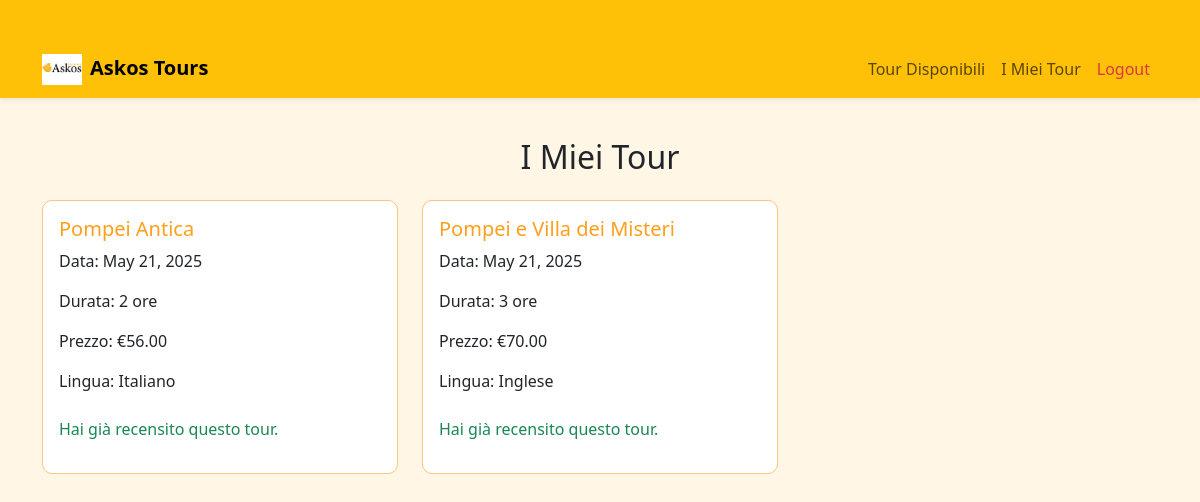
Before: /i-miei-tour/ (signed in) with the older database file.
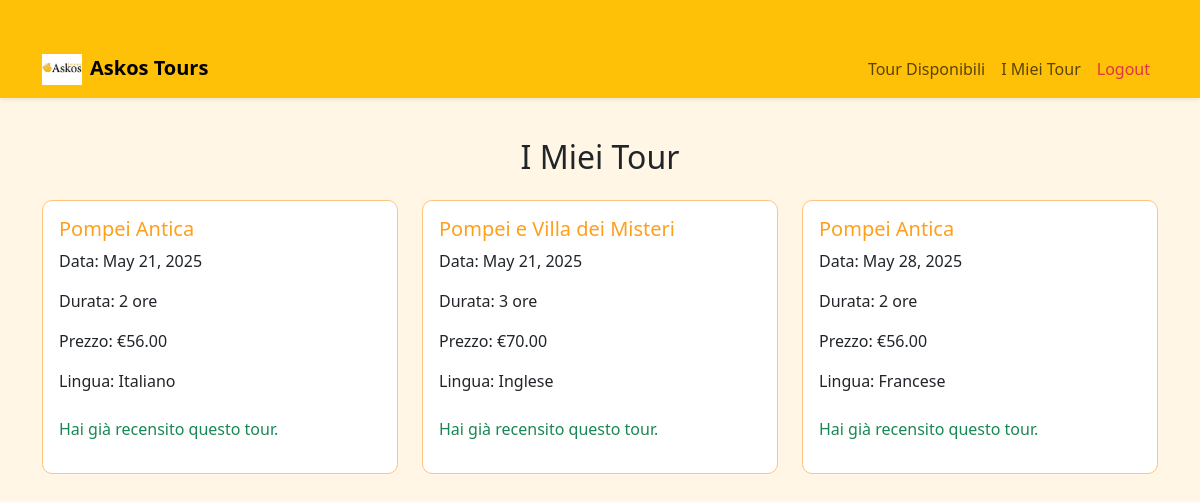
After: the same page with the newer database file.
### Askos/models.py (models this page shows, shortened)
class Prenotazione(models.Model):
    cliente = models.ForeignKey(Cliente, on_delete=models.CASCADE, related_name='prenotazioni')
    tour = models.ForeignKey(Tour, on_delete=models.CASCADE, related_name='prenotazioni')
    data_prenotazione = models.DateField(auto_now_add=True)
    num_partecipanti = models.PositiveIntegerField()

class Tour(models.Model):
    nome = models.CharField(max_length=100)
    data = models.DateField()
    durata = models.CharField(max_length=50)
    prezzo = models.DecimalField(max_digits=8, decimal_places=2)
    lingua = models.ForeignKey(Lingua, on_delete=models.SET_NULL, null=True, related_name='tour')
    staff_assegnato = models.ManyToManyField('Staff', related_name='tour_assegnati')
    guide = models.ManyToManyField(
        Staff,
        limit_choices_to={'ruolo': 'guida'},
        related_name='tour_guide',
        blank=True
    )
    driver = models.ManyToManyField(
        Staff,
        limit_choices_to={'ruolo': 'driver'},
        related_name='tour_driver',
        blank=True
    )

class Lingua(models.Model):
    nome = models.CharField(max_length=50, unique=True)

### Askos/views.py (the view)
# urls.py: path('i-miei-tour/', miei_tour_view, name='miei_tour'),
@login_required
def miei_tour_view(request):
    today = timezone.now().date()
    try:
        cliente = Cliente.objects.get(user=request.user)
        prenotazioni = Prenotazione.objects.filter(cliente=cliente).select_related('tour')
        tour_recensiti_ids = Recensione.objects.filter(cliente=cliente).values_list('tour_id', flat=True)
    except Cliente.DoesNotExist:
        prenotazioni = []
        tour_recensiti_ids = []
    return render(request, 'miei_tour.html', {
        'prenotazioni': prenotazioni,
        'today': today,
        'tour_recensiti_ids': tour_recensiti_ids,
    })

### templates/miei_tour.html (shortened to what this page needs)
{% load static %}
<!DOCTYPE html>
<html lang="it">
<head>
  <link href="https://cdn.jsdelivr.net/npm/bootstrap@5.3.3/dist/css/bootstrap.min.css" rel="stylesheet">
</head>
<body>
<nav class="navbar navbar-expand-lg navbar-light bg-warning shadow-sm">
  <div class="container">
    <a class="navbar-brand fw-bold" href="{% url 'index' %}">
      <img src="{% static 'img/anfora.jpg' %}" width="40" class="me-2" alt="Logo">Askos Tours
    </a>
    <div class="collapse navbar-collapse justify-content-end">
      <ul class="navbar-nav">
        {% if user.is_authenticated %}
          <li class="nav-item"><a class="nav-link" href="{% url 'tour_list' %}">Tour Disponibili</a></li>
          <li class="nav-item"><a class="nav-link" href="{% url 'miei_tour' %}">I Miei Tour</a></li>
          <li class="nav-item"><a class="nav-link text-danger" href="{% url 'logout' %}">Logout</a></li>
        {% else %}
          <li class="nav-item"><a class="nav-link" href="{% url 'login' %}">Login</a></li>
          <li class="nav-item"><a class="nav-link" href="{% url 'registrazione' %}">Registrazione</a></li>
        {% endif %}
      </ul>
    </div>
  </div>
</nav>
<div class="container">
  <h2 class="text-center mb-4">I Miei Tour</h2>
  <div class="row">
    {% for prenotazione in prenotazioni %}
      <div class="col-md-4 mb-4">
        <div class="card p-3 h-100">
          <h5 class="card-title">{{ prenotazione.tour.nome }}</h5>
          <p>Data: {{ prenotazione.tour.data }}</p>
          <p>Durata: {{ prenotazione.tour.durata }} ore</p>
          <p>Prezzo: €{{ prenotazione.tour.prezzo }}</p>
          <p>Lingua: {{ prenotazione.tour.lingua.nome }}</p>
          {% if prenotazione.tour.data > today %}
            <form method="post" action="{% url 'annulla_prenotazione' prenotazione.id %}">
              {% csrf_token %}
              <button type="submit" class="btn btn-danger btn-sm mt-2">Annulla Prenotazione</button>
            </form>
          {% elif prenotazione.tour.data <= today %}
            {% if prenotazione.tour.id not in tour_recensiti_ids %}
              <a href="{% url 'lascia_recensione' prenotazione.tour.id %}" class="btn btn-primary btn-sm mt-2">Recensisci</a>
            {% else %}
              <p class="text-success mt-2">Hai già recensito questo tour.</p>
            {% endif %}
          {% endif %}
        </div>
      </div>
    {% empty %}
      <p class="text-center">Non hai ancora prenotato nessun tour.</p>
    {% endfor %}
  </div>
</div>
</body>
</html>

Changed rows visible on the page:
added Prenotazione: tour.nome "Pompei Antica", tour.data "May 28, 2025", tour.durata "2", tour.prezzo "56.00", tour.lingua.nome "Francese", shows "Hai già recensito questo tour."
